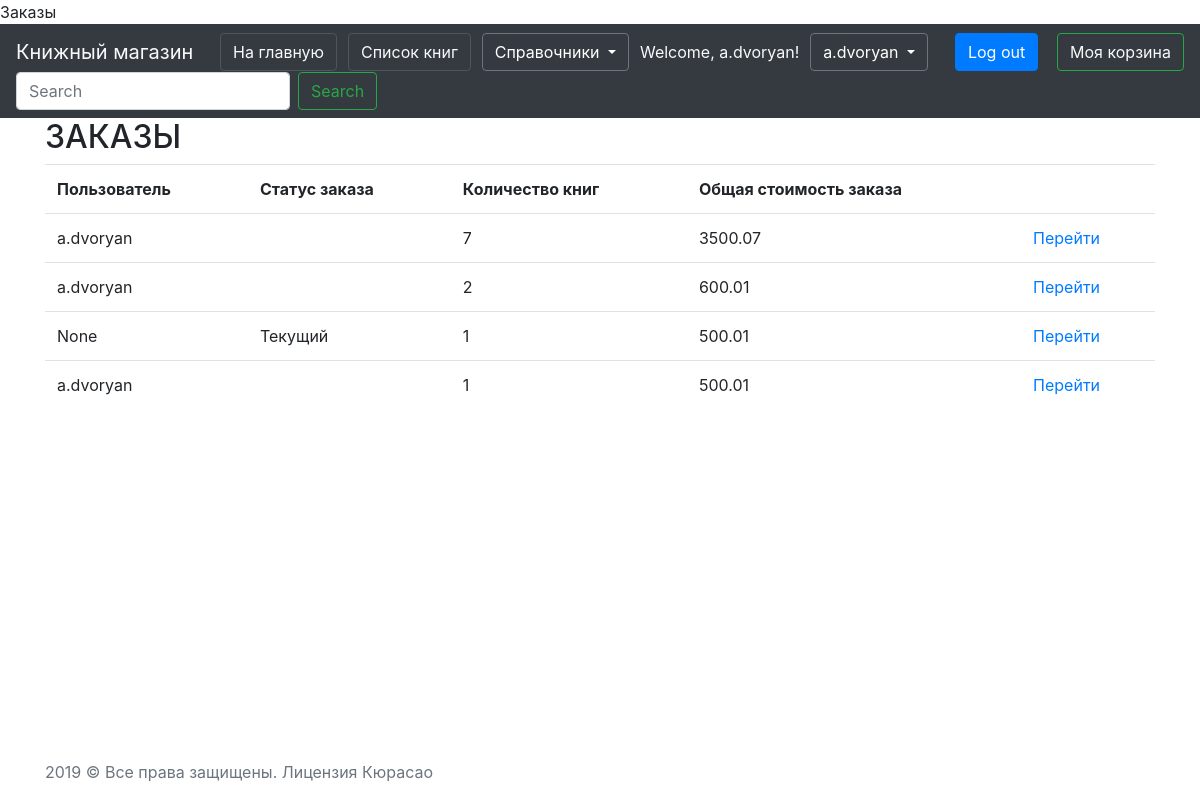
The page /order/order-list (signed in) on the database as committed earlier.
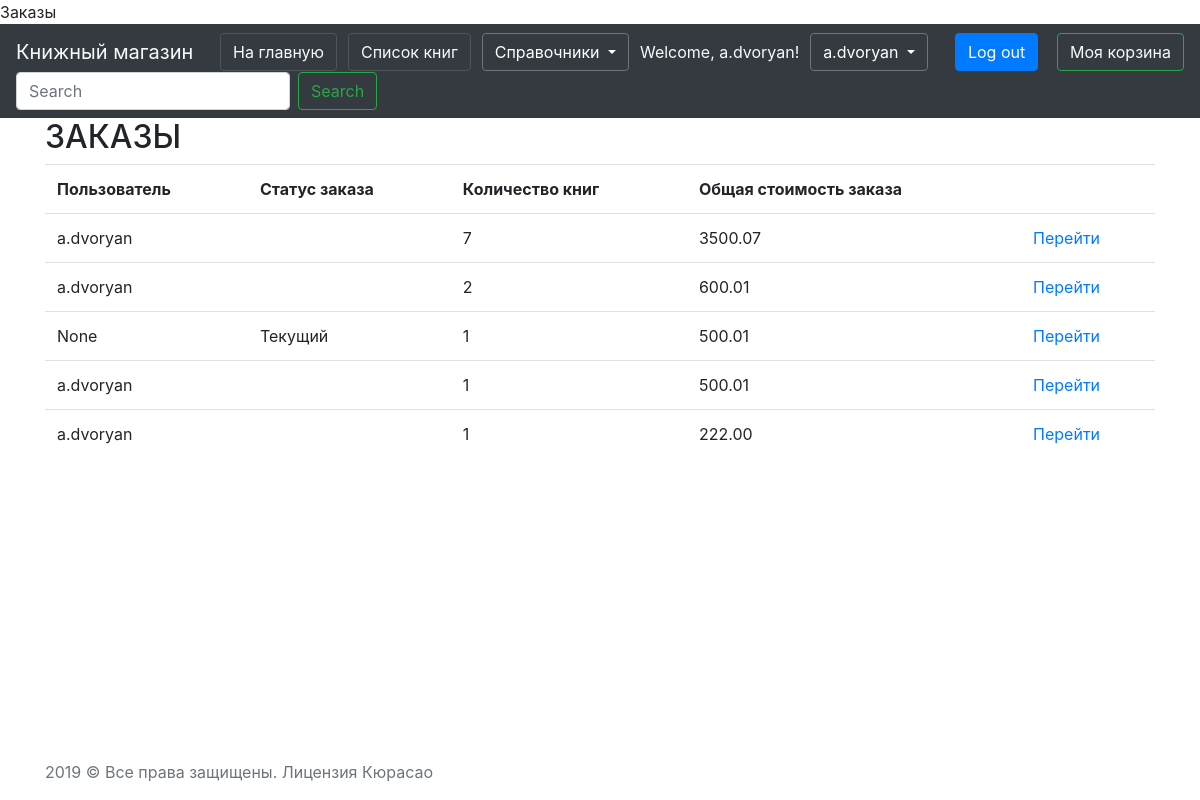
The same page on the database as committed later.
### order/models.py (models this page shows, shortened)
class Order(models.Model):
    cart = models.ForeignKey(
        Cart,
        related_name= "order_cart",
        on_delete=models.PROTECT)
    status = models.ForeignKey(
        OrderStatus,
        verbose_name="Статус заказа",
        on_delete=models.PROTECT)
    delivery_address = models.TextField(
        "Адрес доставки",
        null=True,
        blank=True)
    email = models.EmailField(
        verbose_name="Электронная почта",
        null=True,
        blank=True,
        help_text="name@email.com")
    phone = models.CharField(
        verbose_name="Контактный телефон",
        help_text="+375(29)3-718-718",
        max_length=17)
    created_day = models.DateTimeField(
        "Дата внесения в корзину",
        auto_now=False,
        auto_now_add=True)
    updated_date = models.DateTimeField(
        "Дата последнего изменения",
        auto_now=True,
        auto_now_add=False)
    canceled = models.BooleanField(
        "Отменен",
        default = False)
    class Meta:
        verbose_name = 'Заказ'
        verbose_name_plural = 'Заказы'

### cart/models.py (models this page shows, shortened)
class Cart(models.Model):
    user = models.ForeignKey(
        User,
        blank=True,
        null=True,
        on_delete=models.PROTECT)
    created_day = models.DateTimeField(
        "Дата внесения в корзиину",
        auto_now=False,
        auto_now_add=True)
    updated_date = models.DateTimeField(
        "Дата последнего корзину",
        auto_now=True,
        auto_now_add=False)
    @property
    def books_in_cart_count(self):
        total = 0
        for product in self.user_cart.all():
            total += product.quantity
        return total
    @property
    def total_cart_price(self):
        total = 0
        for product in self.user_cart.all():
            total += product.price_total
        return total
    class Meta:
        verbose_name = 'Корзина'
        verbose_name_plural = 'Корзины'

class BookInCart(models.Model):
    cart = models.ForeignKey(
        Cart,
        on_delete=models.CASCADE,
        verbose_name='Корзина',
        related_name='user_cart')
    book = models.ForeignKey(
        Book,
        on_delete=models.CASCADE,
        verbose_name='Товар',
        related_name='book_in_cart')
    quantity = models.IntegerField(
        "Количество")
    @property
    def price_total(self):
        return self.book.price * self.quantity
    class Meta:
        verbose_name = 'Товар'
        verbose_name_plural = 'Товары'
        unique_together = [['cart', 'book']] # Чтобы не повторялись. Уникальные сочетания

### books/models.py (models this page shows, shortened)
class Book(models.Model):
    name = models.CharField(
        "Название",
        null=False,
        blank=False,
        max_length=200)
    image = models.ImageField(
        "Обложка",
        upload_to='media/img/',
        null=True,
        blank=True)
    author = models.ManyToManyField(
        "data.Author",
        related_name="books",
        verbose_name="Автор")
    price = models.DecimalField(
        "Цена",
        max_digits=5,
        decimal_places=2)
    serie = models.ForeignKey(
        "data.Series",
        related_name="books",
        verbose_name="Серия",
        null=True,
        blank=True,
        on_delete=models.CASCADE)
    genre = models.ManyToManyField(
        "data.Genre",
        related_name="books",
        blank=True,
        verbose_name="Жанр")
    year = models.PositiveSmallIntegerField(
        "Год издания",
        null=True,
        blank=True)
    page = models.PositiveSmallIntegerField(
        "Количество страниц",
        null=True,
        blank=True)
    bind = models.ForeignKey(
        "data.Binding",
        verbose_name="Переплет",
        null=True,
        blank=True,
        on_delete=models.CASCADE)
    book_format = models.ForeignKey(
        "data.BookFormat",
        verbose_name="Формат",
        null=True,
        blank=True,
        on_delete=models.CASCADE)
    isbn = models.CharField(
        "ISBN",
        default="0",
        unique=True,
        max_length=20)
    weight = models.PositiveSmallIntegerField(
        "Вес, гр",
        null=True,
        blank=True, )
    age_limit = models.PositiveSmallIntegerField(
        "Возрастные ограничения",
        null=True,
        blank=True,)
    publish = models.ForeignKey(
        "data.Publish",
        verbose_name="Издательство",
        null=True,
        blank=True,
        on_delete=models.CASCADE)
    book_amount = models.PositiveIntegerField(
        "Кол-во книг в наличии",
        default=0)
    available = models.BooleanField(
        "Доступна для заказа",
        default=True)
    rate = models.FloatField(
        "Рейтинг",
        default=0)
    created_day = models.DateTimeField(
        "Дата внесения в каталог",
        auto_now=False,
        auto_now_add=True)
    updated_date = models.DateTimeField(
        "Дата последнего изменения",
        auto_now=True,
        auto_now_add=False)
    class Meta:
        verbose_name = 'Книга'
        verbose_name_plural = 'Книги'
        permissions = [('edit', 'for Managers'),]

### data/models.py (models this page shows)
class OrderStatus(models.Model):
    status_type = models.CharField("Статус", max_length=30)
    def __str__(self):
        return self.status_type
    class Meta:
        verbose_name = 'Статус'
        verbose_name_plural = 'Статусы'

### order/views.py (the view)
# urls.py: path('order-list', OrderList.as_view(), name='order-list'),
class OrderList(PermissionRequiredMixin, ListView):
    model = Order
    template_name = 'order/order-list.html'
    permission_required = 'books.edit_order'

### order/templates/order/order-list.html (shortened to what this page needs)
{% extends "base.html" %}
{% block content %}
    <div class="container">
    <h2>ЗАКАЗЫ</h2>
        <table  cellspacing="5px" class="table table-hover">
            <tr>
               <th>
                   Пользователь
               </th>
                <th>
                   Статус заказа
               </th>
                <th>
                   Количество книг
               </th>
                <th>
                   Общая стоимость заказа
               </th>
                <td>
               </td>
            </tr>
            {% for object in object_list %}
                <tr>
                    <td>
                        {{ object.cart.user }}
                    </td>
                    <td>
                        {{ object.status }}
                    </td>
                    <td>
                        {{ object.cart.books_in_cart_count }}
                    </td>
                    <td>
                        {{ object.cart.total_cart_price }}
                    </td>
                    <td>
                        <a href="{% url 'order-update' object.pk %}">Перейти</a>
                    </td>
                </tr>
            {% endfor %}
        </table>
    </div>
{% endblock %}

Rows that differ between the two databases and show on the page:
added Order: cart.user "a.dvoryan", cart.books_in_cart_count "1", cart.total_cart_price "222.00"
